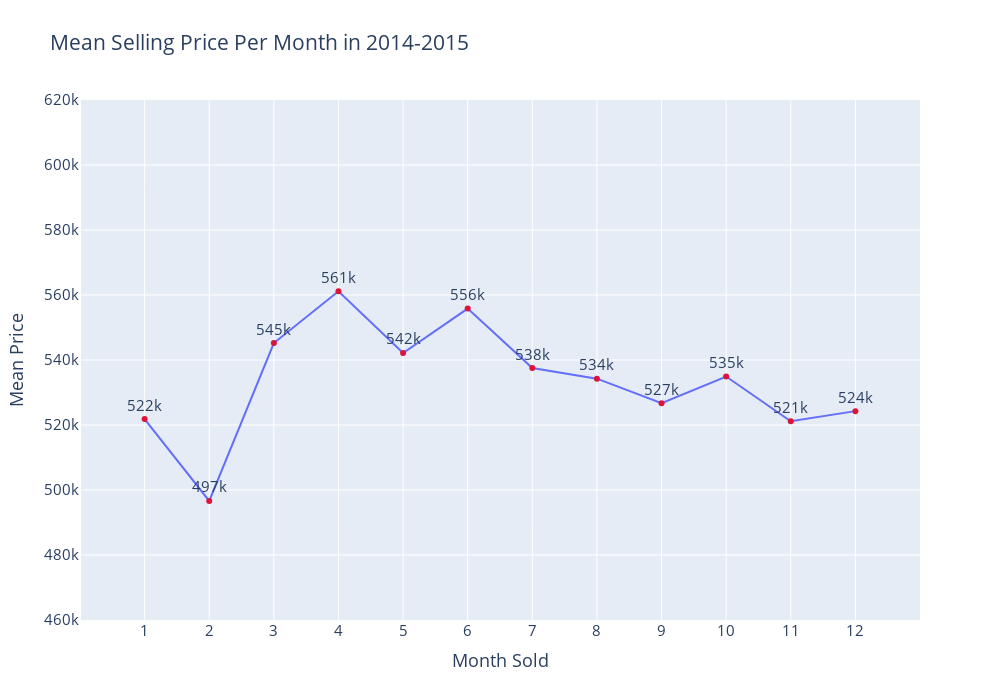

Source (notebook cell):
### Markdown cell above
### Visualizing the mean selling price per month in 2014-2015

### Code cell
#HELP
#Making a new DataFrame that shows the mean selling price per month in 2014-2015
#price_x_month_2014 = kc_house_df.loc[kc_house_df['year_sold'] == '2014']
price_x_month = kc_house_df.groupby('month_sold')['price'].mean()
price_x_month = pd.DataFrame(price_x_month)
price_x_month = price_x_month.reset_index()

#Converting the values in month_sold to int so I can order them in the DataFrame
price_x_month['month_sold'] = price_x_month['month_sold'].apply(lambda x: int(x))

#Sorting the month_sold values in descending order
price_x_month = price_x_month.sort_values(by = 'month_sold', ascending = False)

#Renaming the columns for clarity
price_x_month = price_x_month.rename(columns = {'price': 'Mean Price', 'month_sold': 'Month Sold'})

#Setting the index to 'Month Sold'
price_x_month = price_x_month.set_index('Month Sold')

#Graphing this relationship using a bar graph where x is the month and y is the mean price
fig = px.line(price_x_month, price_x_month.index, 'Mean Price', text = 'Mean Price',
                 title='Mean Selling Price Per Month in 2014-2015', width=1000, height = 700)


#Formating the text and color of the graph as well as the y-axis values
fig.update_traces(marker_color='crimson', texttemplate='%{text:.3s}', textposition='top center')
fig.update_yaxes(range=[460000, 620000])
fig.update_xaxes(range=[0, 13], tickvals=[1,2,3,4,5,6,7,8,9,10,11,12])
fig.update_layout(font=dict(size=15))
fig.show()

### Figure 1 — Plotly figure (JSON) as saved in the notebook; plotly's stock layout.template omitted (floating-point values rounded to 4 significant figures)
{"data": [{"hovertemplate": "Month Sold=%{x}<br>Mean Price=%{text}<extra></extra>", "legendgroup": "", "line": {"color": "#636efa", "dash": "solid"}, "marker": {"color": "crimson"}, "mode": "lines+markers+text", "name": "", "orientation": "v", "showlegend": false, "text": [524300.0, 521100.0, 534900.0, 526700.0, 534300.0, 537500.0, 555800.0, 542200.0, 561100.0, 545200.0, 496600.0, 521800.0], "textposition": "top center", "texttemplate": "%{text:.3s}", "type": "scatter", "x": [12, 11, 10, 9, 8, 7, 6, 5, 4, 3, 2, 1], "xaxis": "x", "y": [524300.0, 521100.0, 534900.0, 526700.0, 534300.0, 537500.0, 555800.0, 542200.0, 561100.0, 545200.0, 496600.0, 521800.0], "yaxis": "y"}], "layout": {"font": {"size": 15}, "height": 700, "legend": {"tracegroupgap": 0}, "title": {"text": "Mean Selling Price Per Month in 2014-2015"}, "width": 1000, "xaxis": {"anchor": "y", "domain": [0, 1], "range": [0, 13], "tickvals": [1, 2, 3, 4, 5, 6, 7, 8, 9, 10, 11, 12], "title": {"text": "Month Sold"}}, "yaxis": {"anchor": "x", "domain": [0, 1], "range": [460000, 620000], "title": {"text": "Mean Price"}}}}
